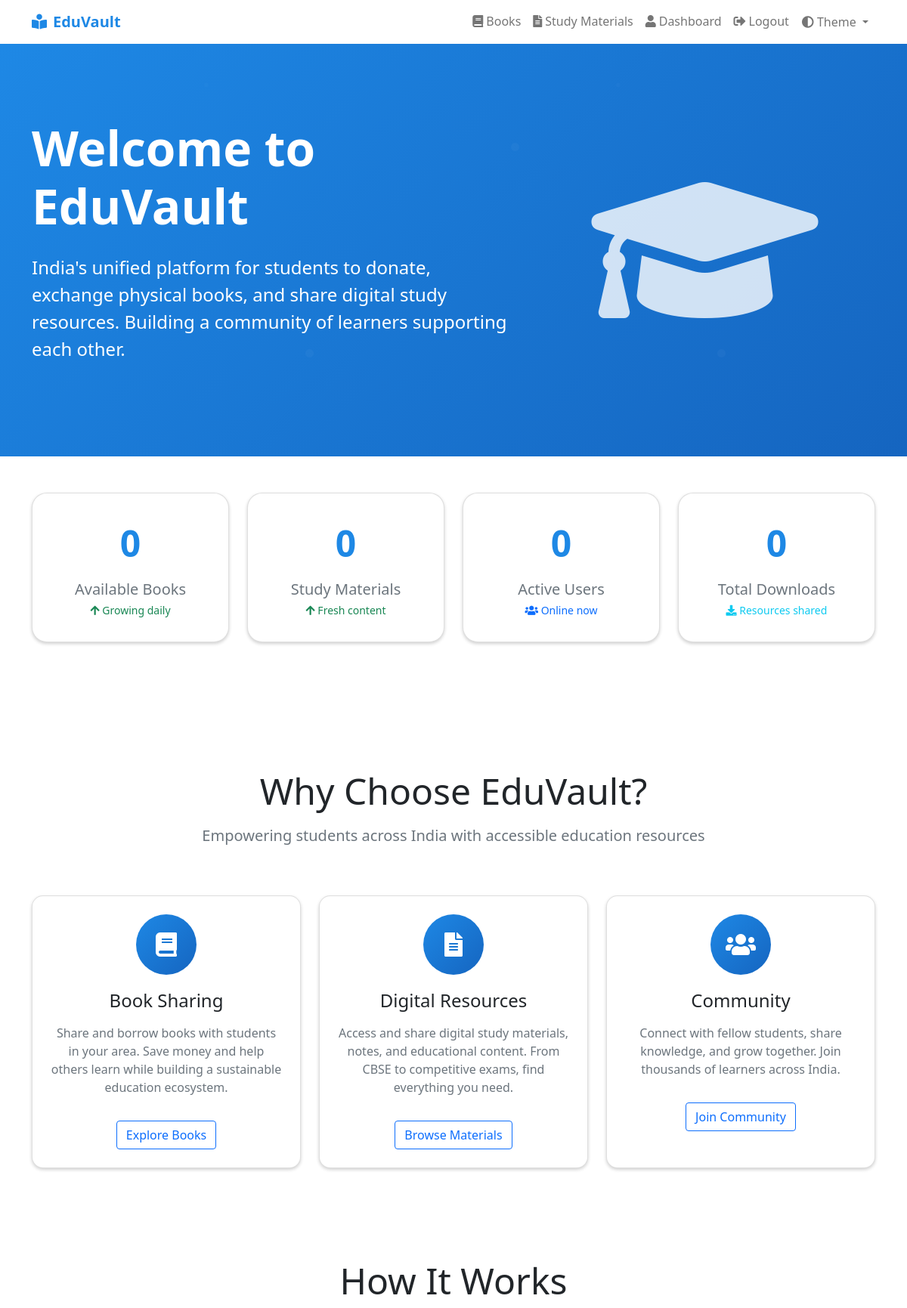
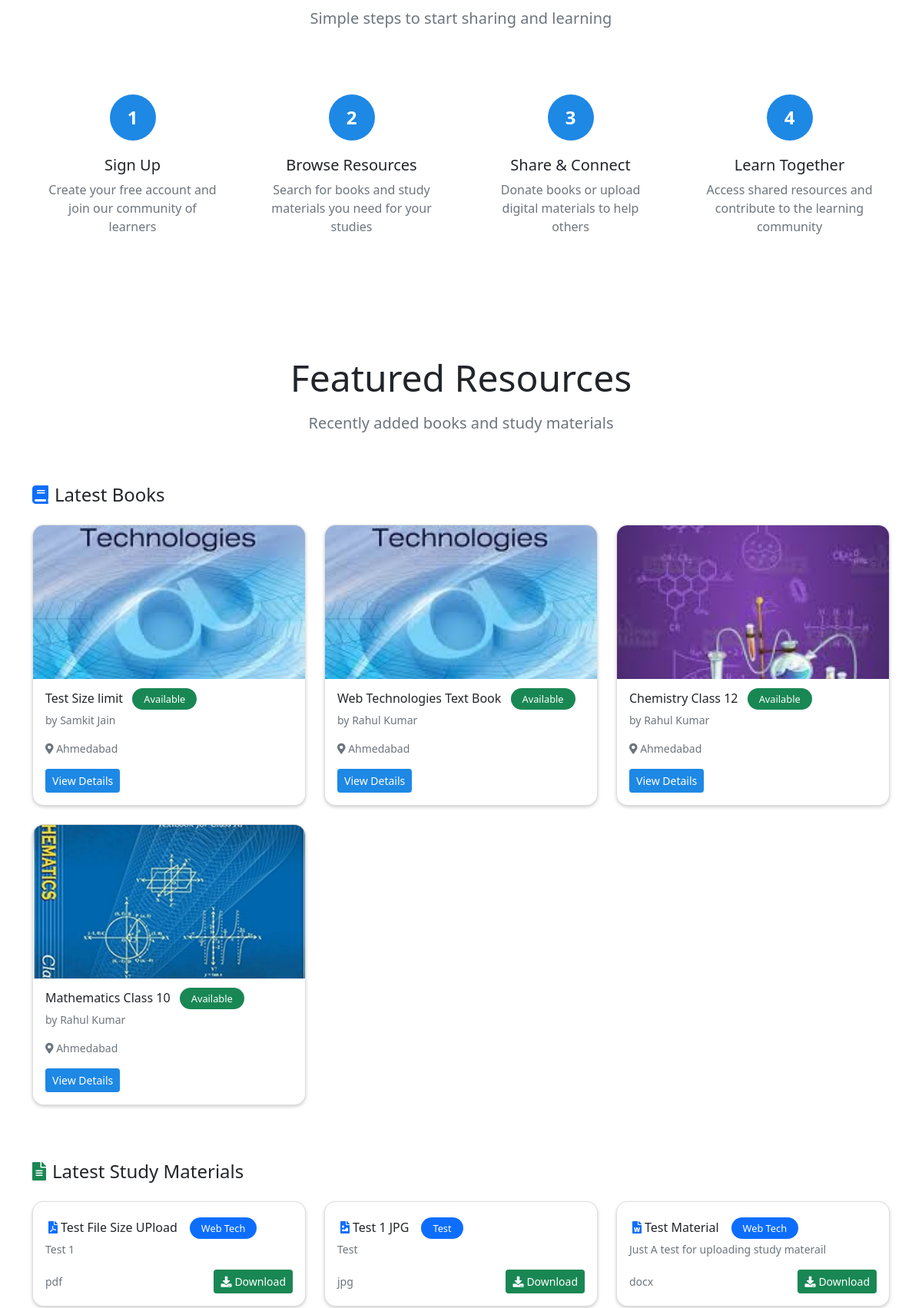
Screenshot of / (signed in, upper part) with the database file from the repository (2 pictures, top to bottom).
### tables this page shows
CREATE TABLE `book_listings` (
  `id` int(11) NOT NULL,
  `user_id` int(11) DEFAULT NULL,
  `title` varchar(255) DEFAULT NULL,
  `status` enum('Available','Donated') DEFAULT 'Available',
  `image_path` varchar(255) DEFAULT NULL,
  `location` varchar(100) DEFAULT NULL,
  `created_at` timestamp NOT NULL DEFAULT current_timestamp(),
  `board_id` int(11) DEFAULT NULL,
  `subject_id` int(11) DEFAULT NULL
);

CREATE TABLE `users` (
  `id` int(11) NOT NULL,
  `name` varchar(100) NOT NULL,
  `email` varchar(100) NOT NULL,
  `avatar_path` varchar(255) NOT NULL DEFAULT 'default.png',
  `password` varchar(255) NOT NULL,
  `location` varchar(100) DEFAULT NULL,
  `phone` varchar(15) DEFAULT NULL,
  `status` enum('blocked','active') NOT NULL DEFAULT 'active',
  `created_at` timestamp NOT NULL DEFAULT current_timestamp(),
  `last_active` timestamp NULL DEFAULT current_timestamp(),
  `latitude` decimal(10,8) DEFAULT NULL,
  `longitude` decimal(11,8) DEFAULT NULL
);

CREATE TABLE `digital_files` (
  `id` int(11) NOT NULL,
  `user_id` int(11) DEFAULT NULL,
  `title` varchar(255) DEFAULT NULL,
  `description` text DEFAULT NULL,
  `file_path` varchar(255) DEFAULT NULL,
  `subject` varchar(100) DEFAULT NULL,
  `course` varchar(100) DEFAULT NULL,
  `year` varchar(10) DEFAULT NULL,
  `verified` tinyint(1) NOT NULL DEFAULT 1,
  `file_type` varchar(20) DEFAULT NULL,
  `file_size` varchar(20) DEFAULT NULL,
  `upload_date` timestamp NOT NULL DEFAULT current_timestamp()
);

### includes/functions.php (called while the page is built, shortened)
<?php
function getFileIcon($file_type)
{
    switch ($file_type) {
        case "pdf":
            return "pdf";
        case "docx":
            return "word";
        case "jpg":
        case "jpeg":
        case "png":
            return "image";
    }
}
?>

### includes/session.php (called while the page is built, shortened)
<?php
function isLoggedIn()
{
    return isset($_SESSION['user_id']);
}
?>

### index.php (the view, shortened to what this page needs)
<?php
require_once 'includes/db_connect.php';
require_once 'includes/session.php';
require_once 'includes/header.php';
require_once 'includes/functions.php';
$downloads_count = mysqli_fetch_assoc(mysqli_query($mysqli, "SELECT COUNT(*) as count FROM downloads"))['count'];
$books_count = mysqli_fetch_assoc(mysqli_query($mysqli, "SELECT COUNT(*) as count FROM book_listings WHERE status = 'Available'"))['count'];
$files_count = mysqli_fetch_assoc(mysqli_query($mysqli, "SELECT COUNT(*) as count FROM digital_files"))['count'];
$users_count = mysqli_fetch_assoc(mysqli_query($mysqli, "SELECT COUNT(*) as count FROM users where last_active >= now() - Interval 1 hour"))['count'];
$recent_books = mysqli_query($mysqli, "SELECT b.*,u.name as author FROM book_listings b join users u on b.user_id=u.id WHERE b.status = 'Available' ORDER BY created_at DESC LIMIT 6");
$recent_files = mysqli_query($mysqli, "SELECT * FROM digital_files ORDER BY upload_date DESC LIMIT 6");
?>
<div class="hero-section">
    <div class="container hero-content">
        <div class="row align-items-center">
            <div class="col-lg-7">
                <h1 class="display-3 mb-4 fw-bold">Welcome to EduVault</h1>
                <p class="lead mb-4 fs-4">India's unified platform for students to donate, exchange physical books, and
                    share digital study resources. Building a community of learners supporting each other.</p>
            </div>
            <div class="col-lg-5 text-center">
                <div class="hero-image">
                    <i class="fas fa-graduation-cap" style="font-size: 15rem; opacity: 0.8;"></i>
                </div>
            </div>
        </div>
    </div>
</div>
<div class="container py-5">
    <div class="row mb-5">
        <div class="col-lg-3 col-md-6 mb-4">
            <div class="stat-card">
                <div class="stat-number" data-target="<?php echo $books_count; ?>">0</div>
                <div class="text-muted fs-5">Available Books</div>
                <small class="text-success"><i class="fas fa-arrow-up"></i> Growing daily</small>
            </div>
        </div>
        <div class="col-lg-3 col-md-6 mb-4">
            <div class="stat-card">
                <div class="stat-number" data-target="<?php echo $files_count; ?>">0</div>
                <div class="text-muted fs-5">Study Materials</div>
                <small class="text-success"><i class="fas fa-arrow-up"></i> Fresh content</small>
            </div>
        </div>
        <div class="col-lg-3 col-md-6 mb-4">
            <div class="stat-card">
                <div class="stat-number" data-target="<?php echo $users_count; ?>">0</div>
                <div class="text-muted fs-5">Active Users</div>
                <small class="text-primary"><i class="fas fa-users"></i> Online now</small>
            </div>
        </div>
        <div class="col-lg-3 col-md-6 mb-4">
            <div class="stat-card">
                <div class="stat-number" data-target="<?php echo $downloads_count; ?>">0</div>
                <div class="text-muted fs-5">Total Downloads</div>
                <small class="text-info"><i class="fas fa-download"></i> Resources shared</small>
            </div>
        </div>
    </div>
</div>
<div class="bg-dark-body py-5">
    <div class="container">
        <div class="row mb-5">
            <div class="col-12 text-center">
                <h2 class="display-5 mb-3">Why Choose EduVault?</h2>
                <p class="lead text-muted">Empowering students across India with accessible education resources</p>
            </div>
        </div>
        <div class="row">
            <div class="col-lg-4 col-md-6 mb-4">
                <div class="card feature-card h-100">
                    <div class="card-body text-center p-4">
                        <div class="feature-icon">
                            <i class="fas fa-book fa-2x"></i>
                        </div>
                        <h4 class="mb-3">Book Sharing</h4>
                        <p class="text-muted">Share and borrow books with students in your area. Save money and help
                            others learn while building a sustainable education ecosystem.</p>
                        <a href="books/list.php" class="btn btn-outline-primary mt-3">Explore Books</a>
                    </div>
                </div>
            </div>
            <div class="col-lg-4 col-md-6 mb-4">
                <div class="card feature-card h-100">
                    <div class="card-body text-center p-4">
                        <div class="feature-icon">
                            <i class="fas fa-file-alt fa-2x"></i>
                        </div>
                        <h4 class="mb-3">Digital Resources</h4>
                        <p class="text-muted">Access and share digital study materials, notes, and educational content.
                            From CBSE to competitive exams, find everything you need.</p>
                        <a href="files/list.php" class="btn btn-outline-primary mt-3">Browse Materials</a>
                    </div>
                </div>
            </div>
            <div class="col-lg-4 col-md-6 mb-4">
                <div class="card feature-card h-100">
                    <div class="card-body text-center p-4">
                        <div class="feature-icon">
                            <i class="fas fa-users fa-2x"></i>
                        </div>
                        <h4 class="mb-3">Community</h4>
                        <p class="text-muted">Connect with fellow students, share knowledge, and grow together. Join
                            thousands of learners across India.</p>
                        <a href="register.php" class="btn btn-outline-primary mt-3">Join Community</a>
                    </div>
                </div>
            </div>
        </div>
    </div>
</div>
<div class="container py-5" id="how_it_works">
    <div class="row mb-5">
        <div class="col-12 text-center">
            <h2 class="display-5 mb-3">How It Works</h2>
            <p class="lead text-muted">Simple steps to start sharing and learning</p>
        </div>
    </div>
    <div class="row">
        <div class="col-lg-3 col-md-6 mb-4">
            <div class="process-step">
                <div class="process-number">1</div>
                <h5>Sign Up</h5>
                <p class="text-muted">Create your free account and join our community of learners</p>
            </div>
        </div>
        <div class="col-lg-3 col-md-6 mb-4">
            <div class="process-step">
                <div class="process-number">2</div>
                <h5>Browse Resources</h5>
                <p class="text-muted">Search for books and study materials you need for your studies</p>
            </div>
        </div>
        <div class="col-lg-3 col-md-6 mb-4">
            <div class="process-step">
                <div class="process-number">3</div>
                <h5>Share & Connect</h5>
                <p class="text-muted">Donate books or upload digital materials to help others</p>
            </div>
        </div>
        <div class="col-lg-3 col-md-6 mb-4">
            <div class="process-step">
                <div class="process-number">4</div>
                <h5>Learn Together</h5>
                <p class="text-muted">Access shared resources and contribute to the learning community</p>
            </div>
        </div>
    </div>
</div>
<div class="bg-dark-body py-5">
    <div class="container">
        <div class="row mb-5">
            <div class="col-12 text-center">
                <h2 class="display-5 mb-3">Featured Resources</h2>
                <p class="lead text-muted">Recently added books and study materials</p>
            </div>
        </div>
        <div class="row mb-5">
            <div class="col-12">
                <h4 class="mb-4"><i class="fas fa-book text-primary me-2"></i>Latest Books</h4>
            </div>
            <?php while ($book = mysqli_fetch_assoc($recent_books)): ?>
                <div class="col-lg-4 col-md-6 mb-4">
                    <div class="card resource-card">
                        <img class="card-img-top" src="<?php echo htmlspecialchars($book['image_path']) ?>" alt="book cover"
                            style="height: 200px; object-fit: cover;">
                        <div class="card-body">
                            <h6 class="card-title"><?php echo htmlspecialchars($book['title']); ?>
                                <span
                                    class="category-badge bg-success text-white m-2"><?php echo htmlspecialchars($book['status'] ?? 'General'); ?></span>
                            </h6>
                            <p class="text-muted small">by <?php echo htmlspecialchars($book['author']); ?></p>
                            <p class="text-muted small"><i class="fas fa-map-marker-alt"></i>
                                <?php echo htmlspecialchars($book['location']); ?></p>
                            <a href="books/view.php?id=<?php echo $book['id']; ?>" class="btn btn-sm btn-primary">View
                                Details</a>
                        </div>
                    </div>
                </div>
            <?php endwhile; ?>
        </div>
        <div class="row">
            <div class="col-12">
                <h4 class="mb-4"><i class="fas fa-file-alt text-success me-2"></i>Latest Study Materials</h4>
            </div>
            <?php while ($file = mysqli_fetch_assoc($recent_files)): ?>
                <div class="col-lg-4 col-md-6 mb-4">
                    <div class="card resource-card">
                        <div class="card-body">
                            <h6 class="card-title mt-2"><i
                                    class="fas fa-file-<?php echo getFileIcon($file['file_type']) ?> text-primary mx-1"></i><?php echo htmlspecialchars($file['title']); ?><span
                                    class="category-badge bg-primary text-white m-3"><?php echo htmlspecialchars($file['subject'] ?? 'Study Material'); ?></span>
                            </h6>
                            <p class="text-muted small"><?php echo htmlspecialchars($file['description']); ?></p>
                            <div class="d-flex justify-content-between align-items-center">
                                <small class="text-muted"><?php echo htmlspecialchars($file['file_type']) ?>
                                </small>
                                <?php if (isLoggedIn()): ?>
                                    <a href="files/download.php?id=<?php echo $file['id']; ?>" class="btn btn-success btn-sm">
                                        <i class="fas fa-download me-1"></i>Download
                                    </a>
                                <?php else: ?>
                                    <a href="login.php" class="btn btn-warning btn-sm">
                                        <i class="fas fa-lock me-1"></i>Login to Download
                                    </a>
                                <?php endif; ?>
                            </div>
                        </div>
                    </div>
                </div>
            <?php endwhile; ?>
        </div>
    </div>
</div>
<?php require_once 'includes/footer.php'; ?>

### assets/css/index.css (style rules this page uses)
.hero-section { background: linear-gradient(135deg, #1e88e5 0%, #1565c0 100%); color: white; padding: 100px 0; margin-top: -24px; position: relative; overflow: hidden; }
.hero-section::before { content: ""; position: absolute; top: 0; left: 0; right: 0; bottom: 0; opacity: 0.3; }
.hero-content { position: relative; z-index: 2; }
.feature-card { border: none; transition: all 0.3s ease; border-radius: 15px; overflow: hidden; }
.feature-icon { width: 80px; height: 80px; background: linear-gradient(135deg, #1e88e5, #1565c0); color: white; border-radius: 50%; display: flex; align-items: center; justify-content: center; margin: 0 auto 20px; transition: transform 0.3s ease; }
.stat-card { border-radius: 20px; padding: 30px 20px; text-align: center; box-shadow: 0 10px 30px rgba(0, 0, 0, 0.1); transition: transform 0.3s ease; border: 1px solid #f0f0f0; }
.stat-number { font-size: 3rem; font-weight: bold; color: #1e88e5; margin-bottom: 10px; }
.resource-card { border: none; border-radius: 15px; overflow: hidden; transition: all 0.3s ease; height: 100%; }
.resource-card .card-img-top { height: 200px; background: linear-gradient(135deg, #f5f5f5, #e0e0e0); display: flex; align-items: center; justify-content: center; font-size: 3rem; color: #757575; }
.process-step { text-align: center; padding: 20px; }
.process-number { width: 60px; height: 60px; background: #1e88e5; color: white; border-radius: 50%; display: flex; align-items: center; justify-content: center; font-size: 1.5rem; font-weight: bold; margin: 0 auto 20px; }
.category-badge { background: #e3f2fd; color: #1565c0; padding: 5px 15px; border-radius: 20px; font-size: 0.8rem; font-weight: 500; }

### assets/css/theme.css (style rules this page uses)
:root { --primary-color: #1e88e5; --primary-dark: #1565c0; --secondary-color: #757575; --success-color: #43a047; --warning-color: #fdd835; --danger-color: #e53935; --bs-body-bg: #ffffff; --bg-subtle: #f8f9fa; --bg-body-tertiary: #ffffff; --bs-border-color: rgba(0, 0, 0, 0.125); --bs-body-color: #212529; --bs-hover-color: #15181a; --bs-shadow: rgba(0, 0, 0, 0.189); }
body, .bg-dark-body, .list-group-item { background-color: var(--bs-body-bg) !important; color: var(--bs-body-color) !important; transition: background-color 0.3s ease, color 0.3s ease; }
.btn-primary { background-color: var(--primary-color); border-color: var(--primary-color); transition: background-color 0.3s ease, border-color 0.3s ease; }
.card, .stat-card, .modal-body { background-color: var(--bg-body-tertiary); border: 1px solid var(--bs-border-color); box-shadow: 0 0.125rem 0.25rem var(--bs-shadow) !important; }

### rows the page displays
book_listings: image_path (picture), title "Test Size limit", status "Available", user.name "Samkit Jain", location "Ahmedabad"
book_listings: image_path (picture), title "Web Technologies Text Book", status "Available", user.name "Rahul Kumar", location "Ahmedabad"
book_listings: image_path (picture), title "Chemistry Class 12", status "Available", user.name "Rahul Kumar", location "Ahmedabad"
book_listings: image_path (picture), title "Mathematics Class 10", status "Available", user.name "Rahul Kumar", location "Ahmedabad"
digital_files: title "Test File Size UPload", subject "Web Tech", description "Test 1", file_type "pdf"
digital_files: title "Test 1 JPG", subject "Test", description "Test", file_type "jpg"
digital_files: title "Test Material", subject "Web Tech", description "Just A test for uploading study materail", file_type "docx"
